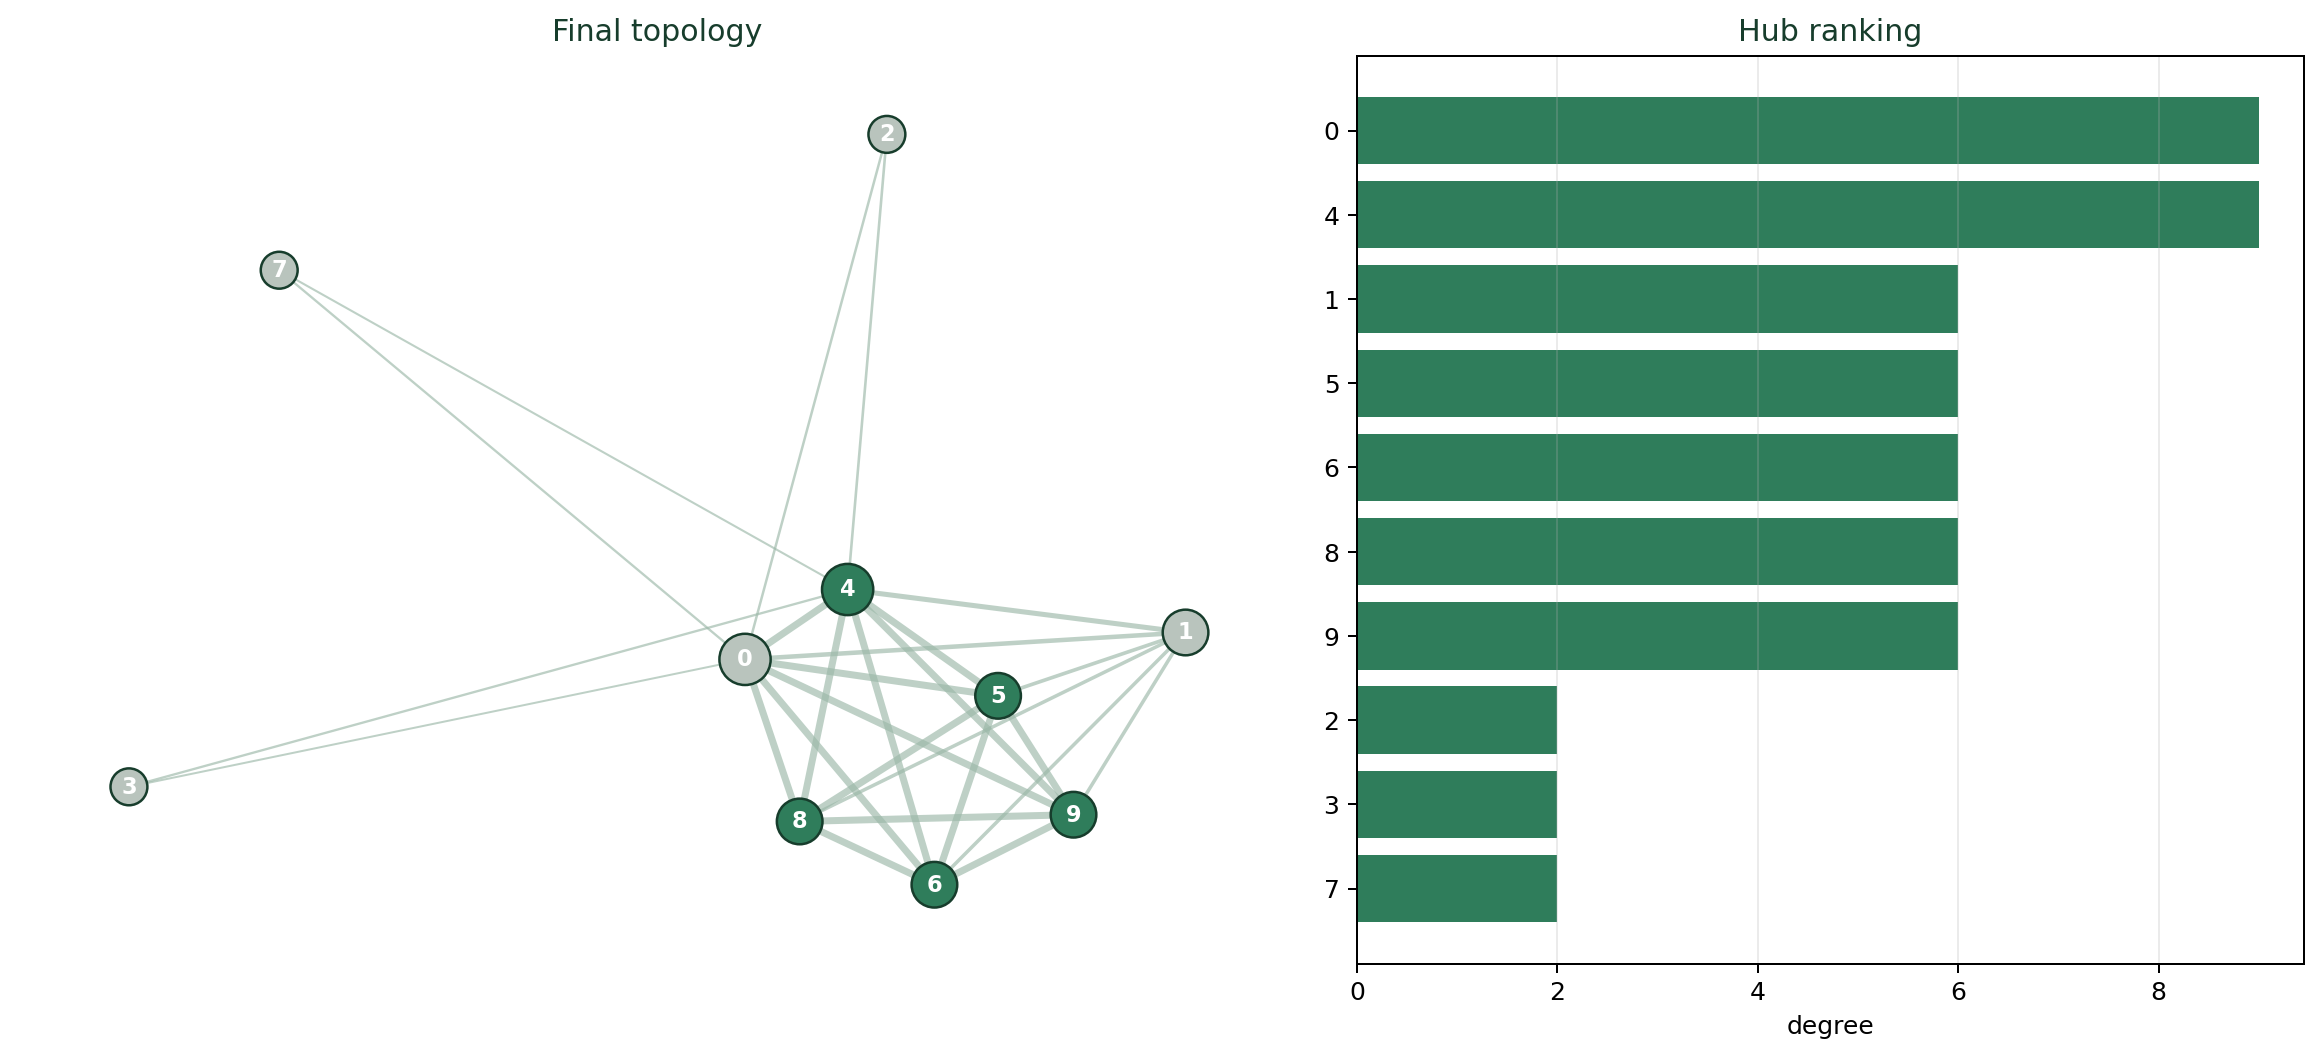

This figure's Python source:
#!/usr/bin/env python3
# -*- coding: utf-8 -*-
"""Task A: grow and prune a 10-node arithmetic graph without PyTorch."""

from __future__ import annotations

import argparse
import json
import math
import random
from dataclasses import dataclass, field
from pathlib import Path

import matplotlib
matplotlib.use("Agg")
import matplotlib.pyplot as plt
import networkx as nx

OPS = {
    "add": lambda a, b: a + b,
    "add_bias": lambda a, b: a + b,
    "sub": lambda a, b: a - b,
    "mul": lambda a, b: a * b,
    "avg": lambda a, b: (a + b) / 2.0,
}


@dataclass
class Node:
    idx: int
    op: str
    bias: float
    noise: float
    score: float = 1.0
    correct: int = 0
    wrong: int = 0
    dormant: bool = False

    def evaluate(self, rng: random.Random, a: float = 1.0, b: float = 1.0) -> tuple[float, bool]:
        if self.op == "add":
            raw = a + b + rng.gauss(0.0, self.noise * 0.2)
        elif self.op == "add_bias":
            raw = a + b + self.bias + rng.gauss(0.0, self.noise)
        else:
            raw = OPS[self.op](a, b) + rng.gauss(0.0, self.noise * 0.05)
        return raw, round(raw) == 2


def build_graph(n: int, rng: random.Random) -> nx.Graph:
    graph = nx.Graph()
    graph.add_nodes_from(range(n))
    for i in range(n):
        graph.add_edge(i, (i + 1) % n, weight=0.12)
    for i in range(n):
        for j in range(i + 1, n):
            if rng.random() < 0.30:
                graph.add_edge(i, j, weight=round(rng.uniform(0.15, 0.50), 3))
    return graph


def make_nodes(n: int, rng: random.Random) -> list[Node]:
    ops = [rng.choice(list(OPS.keys())) for _ in range(n)]
    # Guarantee a seed coalition, otherwise the graph can have no correct node.
    for i in range(2):
        if ops.count("add") < 2:
            ops[i] = "add"
    nodes = []
    for i, op in enumerate(ops):
        bias = rng.uniform(-0.35, 0.35) if op == "add_bias" else 0.0
        noise = rng.uniform(0.05, 0.25)
        nodes.append(Node(i, op, bias, noise))
    return nodes


def simple_pagerank(graph: nx.Graph, alpha: float = 0.85, iterations: int = 100) -> dict[int, float]:
    nodes = list(graph.nodes)
    count = len(nodes)
    if count == 0:
        return {}
    rank = {i: 1.0 / count for i in nodes}
    for _ in range(iterations):
        nxt = {i: (1.0 - alpha) / count for i in nodes}
        dangling = sum(rank[i] for i in nodes if graph.degree(i) == 0)
        for u, v in graph.edges:
            du = graph.degree(u)
            dv = graph.degree(v)
            if du:
                nxt[v] += alpha * rank[u] / du
            if dv:
                nxt[u] += alpha * rank[v] / dv
        if dangling:
            for i in nodes:
                nxt[i] += alpha * dangling / count
        rank = nxt
    return rank


def metrics(graph: nx.Graph, nodes: list[Node]) -> dict:
    degree = dict(graph.degree())
    betweenness = nx.betweenness_centrality(graph) if graph.number_of_nodes() else {}
    pagerank = simple_pagerank(graph) if graph.number_of_edges() else {i: 0.0 for i in graph.nodes}
    hubs = sorted(
        graph.nodes,
        key=lambda i: (degree.get(i, 0), pagerank.get(i, 0.0), nodes[i].score),
        reverse=True,
    )
    return {
        "nodes": graph.number_of_nodes(),
        "edges": graph.number_of_edges(),
        "density": round(nx.density(graph), 4) if graph.number_of_nodes() > 1 else 0.0,
        "components": nx.number_connected_components(graph),
        "max_degree": max(degree.values()) if degree else 0,
        "degree": degree,
        "betweenness": {i: round(v, 4) for i, v in betweenness.items()},
        "pagerank": {i: round(v, 4) for i, v in pagerank.items()},
        "hub_order": hubs,
        "top_hubs": [
            {
                "node": i,
                "degree": degree.get(i, 0),
                "score": round(nodes[i].score, 3),
                "op": nodes[i].op,
                "correct": nodes[i].correct,
            }
            for i in hubs[:5]
        ],
    }


def run(cycles: int = 100, seed: int = 7) -> dict:
    rng = random.Random(seed)
    n = 10
    graph = build_graph(n, rng)
    nodes = make_nodes(n, rng)
    history = []

    for cycle in range(1, cycles + 1):
        correct_nodes = []
        for node in nodes:
            _, ok = node.evaluate(rng)
            if ok:
                correct_nodes.append(node.idx)
                node.correct += 1
                node.score = min(10.0, node.score * 1.08 + 0.40)
                node.dormant = False
            else:
                node.wrong += 1
                node.score = max(0.01, node.score * 0.90)
                node.dormant = graph.degree(node.idx) == 0

        correct_set = set(correct_nodes)

        # Growth: correct nodes form a coalition.  The two most successful
        # nodes become hubs and also project links into the rest of the graph.
        for u in correct_nodes:
            for v in correct_nodes:
                if u < v:
                    if graph.has_edge(u, v):
                        graph[u][v]["weight"] = min(1.0, graph[u][v]["weight"] + 0.15)
                    else:
                        graph.add_edge(u, v, weight=0.22)

        hubs = sorted(correct_nodes, key=lambda i: nodes[i].score, reverse=True)[:2]
        wrong = [i for i in graph.nodes if i not in set(correct_nodes)]
        for u in hubs:
            targets = rng.sample(wrong, min(3, len(wrong))) if wrong else []
            for v in targets:
                if graph.has_edge(u, v):
                    graph[u][v]["weight"] = min(1.0, graph[u][v]["weight"] + 0.04)
                else:
                    graph.add_edge(u, v, weight=0.08)

        # Pruning: edges not touching a correct node decay and disappear.
        for u, v in list(graph.edges):
            weight = graph[u][v]["weight"]
            if u in correct_set and v in correct_set:
                graph[u][v]["weight"] = min(1.0, weight + 0.02)
            else:
                weight *= 0.88
                if weight < 0.06:
                    graph.remove_edge(u, v)
                else:
                    graph[u][v]["weight"] = weight

        # Mutation: occasionally let a wrong node change its arithmetic rule.
        if cycle % 17 == 0:
            wrong = [n for n in nodes if n.idx not in correct_set]
            if wrong:
                candidate = rng.choice(wrong)
                candidate.op = rng.choice(list(OPS.keys()))
                candidate.bias = rng.uniform(-0.8, 0.8)

        if cycle == 1 or cycle % 10 == 0 or cycle == cycles:
            history.append({"cycle": cycle, **metrics(graph, nodes)})

    result = {
        "seed": seed,
        "cycles": cycles,
        "initial_nodes": n,
        "final": metrics(graph, nodes),
        "history": history,
        "nodes": [
            {
                "id": n.idx,
                "op": n.op,
                "bias": round(n.bias, 4),
                "noise": round(n.noise, 4),
                "score": round(n.score, 3),
                "correct": n.correct,
                "wrong": n.wrong,
                "degree": graph.degree(n.idx),
                "dormant": graph.degree(n.idx) == 0,
            }
            for n in nodes
        ],
    }
    return result, graph, nodes


def plot(graph: nx.Graph, nodes: list[Node], out_png: Path, seed: int = 7) -> None:
    fig, axes = plt.subplots(1, 2, figsize=(13, 6), gridspec_kw={"width_ratios": [1.35, 1]})
    pos = nx.spring_layout(graph, seed=seed, weight="weight", iterations=200)
    degree = dict(graph.degree())
    max_degree = max(degree.values()) if degree else 1
    colors = ["#2f7d5b" if nodes[i].correct >= nodes[i].wrong else "#b9c4bd" for i in graph.nodes]
    sizes = [160 + 260 * (degree.get(i, 0) / max_degree) for i in graph.nodes]
    widths = [0.4 + 2.4 * graph[u][v]["weight"] for u, v in graph.edges]
    nx.draw_networkx_edges(graph, pos, ax=axes[0], width=widths, edge_color="#9bb8a8", alpha=0.65)
    nx.draw_networkx_nodes(graph, pos, ax=axes[0], node_color=colors, node_size=sizes, edgecolors="#173d2c", linewidths=1.0)
    nx.draw_networkx_labels(graph, pos, ax=axes[0], font_size=9, font_color="white", font_weight="bold")
    axes[0].set_title("Final topology", fontsize=12, color="#173d2c")
    axes[0].axis("off")

    order = sorted(graph.nodes, key=lambda i: degree.get(i, 0), reverse=True)
    axes[1].barh([str(i) for i in order], [degree.get(i, 0) for i in order], color="#2f7d5b")
    axes[1].invert_yaxis()
    axes[1].set_xlabel("degree")
    axes[1].set_title("Hub ranking", fontsize=12, color="#173d2c")
    axes[1].grid(axis="x", alpha=0.25)
    fig.tight_layout()
    fig.savefig(out_png, dpi=180, bbox_inches="tight")
    plt.close(fig)


def main() -> None:
    parser = argparse.ArgumentParser()
    parser.add_argument("--cycles", type=int, default=100)
    parser.add_argument("--seed", type=int, default=7)
    args = parser.parse_args()

    out_dir = Path(__file__).resolve().parent
    result, graph, nodes = run(args.cycles, args.seed)
    (out_dir / "graph_growth_result.json").write_text(
        json.dumps(result, ensure_ascii=False, indent=2), encoding="utf-8"
    )
    plot(graph, nodes, out_dir / "graph_growth.png", args.seed)
    print(json.dumps(result["final"], ensure_ascii=False, indent=2))
    print("SAVED", out_dir / "graph_growth_result.json")
    print("SAVED", out_dir / "graph_growth.png")


if __name__ == "__main__":
    main()
